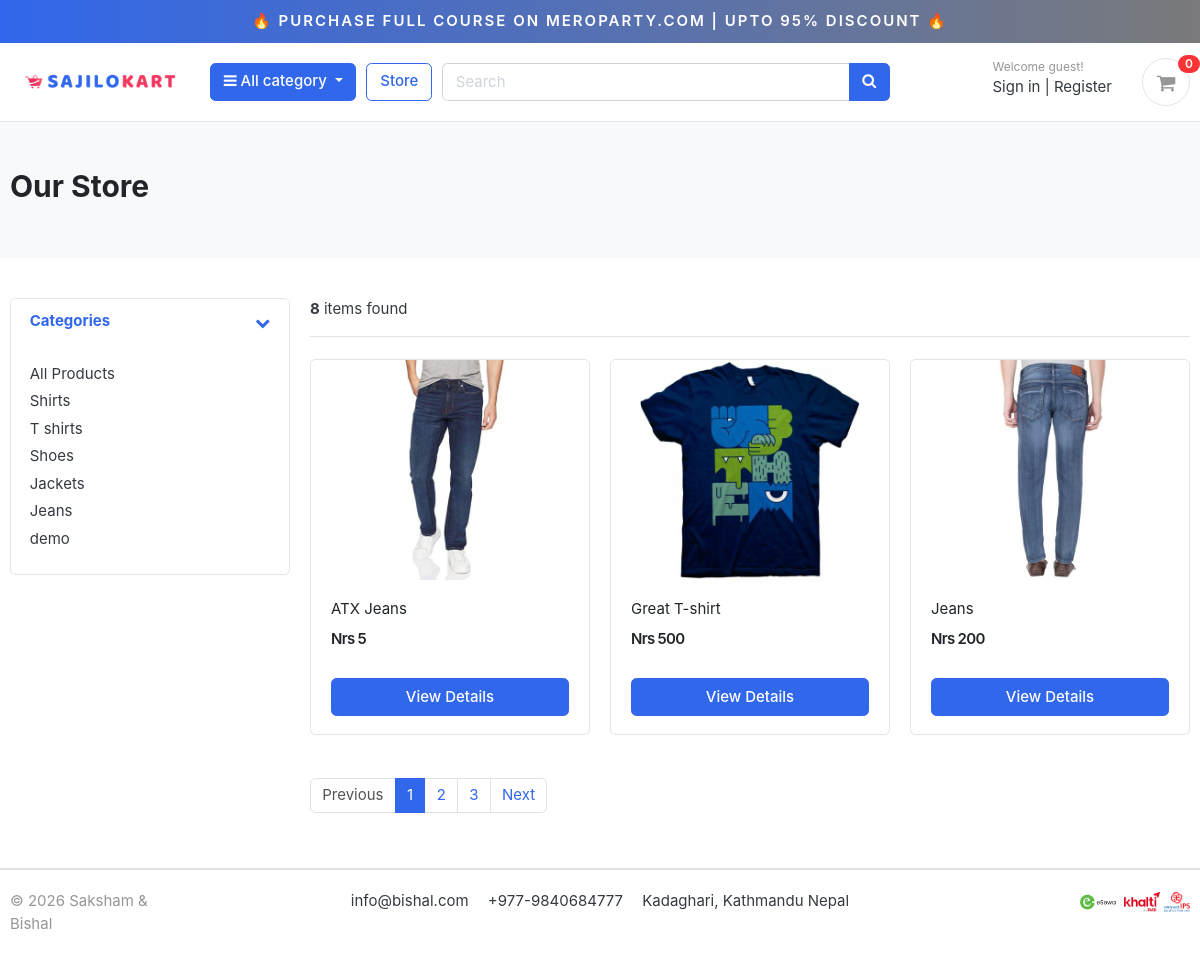
/store/, run on the app's committed database.
### category/models.py (models this page shows, shortened)
class Category(models.Model):
    category_name = models.CharField(max_length=50, unique=True)
    slug = models.SlugField(max_length=100, unique=True)
    description = models.TextField(max_length=255, blank=True)
    cat_image = models.ImageField(upload_to='photos/categories', blank=True)
    class Meta:
        verbose_name = 'category'
        verbose_name_plural = 'categories'
    def get_url(self):
            return reverse('products_by_category', args=[self.slug])

### store/models.py (models this page shows, shortened)
class Product(models.Model):
    product_name    = models.CharField(max_length=200, unique=True)
    slug            = models.SlugField(max_length=200, unique=True)
    description     = models.TextField(max_length=500, blank=True)
    price           = models.IntegerField()
    images          = models.ImageField(upload_to='photos/products')
    stock           = models.IntegerField()
    is_available    = models.BooleanField(default=True)
    category        = models.ForeignKey(Category, on_delete=models.CASCADE)
    created_date    = models.DateTimeField(auto_now_add=True)
    modified_date   = models.DateTimeField(auto_now=True)
    def get_url(self):
        return reverse('product_detail', args=[self.category.slug, self.slug])

### store/views.py (the view)
# urls.py: path('store/', include('store.urls')),
def store(request, category_slug=None):
    categories = None
    products = None
    if category_slug != None:
        categories = get_object_or_404(Category, slug=category_slug)
        products = Product.objects.filter(category=categories, is_available=True)
        paginator = Paginator(products, 1)
        page = request.GET.get('page')
        paged_products = paginator.get_page(page)
        product_count = products.count()
    else:
        products = Product.objects.all().filter(is_available=True).order_by('id')
        paginator = Paginator(products, 3)
        page = request.GET.get('page')
        paged_products = paginator.get_page(page)
        product_count = products.count()
    context = {
        'products': paged_products,
        'product_count': product_count,
    }
    return render(request, 'store/store.html', context)

### carts/context_processors.py (called while the page is built)
def counter(request):
    cart_count = 0
    if 'admin' in request.path:
        return {}
    else:
        try:
            cart = Cart.objects.filter(cart_id=_cart_id(request))
            if request.user.is_authenticated:
                cart_items = CartItem.objects.all().filter(user=request.user)
            else:
                cart_items = CartItem.objects.all().filter(cart=cart[:1])
            for cart_item in cart_items:
                cart_count += cart_item.quantity
        except Cart.DoesNotExist:
            cart_count = 0
    return dict(cart_count=cart_count)

### carts/views.py (called while the page is built)
def _cart_id(request):
    cart = request.session.session_key
    if not cart:
        cart = request.session.create()
    return cart

### category/context_processors.py (called while the page is built)
def menu_links(request):
    links = Category.objects.all()
    return dict(links=links)

### templates/store/store.html
{% extends 'base.html' %}
{% load static %}
{% block content %}
<section class="section-pagetop bg">
<div class="container">
	{% if 'search' in request.path %}
		<h2 class="title-page">Search Result</h2>
	{% else %}
		<h2 class="title-page">Our Store</h2>
	{% endif %}
</div>
</section>
<section class="section-content padding-y">
<div class="container">
<div class="row">
	<aside class="col-md-3">
<div class="card">
	<article class="filter-group">
		<header class="card-header">
			<a href="#" data-toggle="collapse" data-target="#collapse_1" aria-expanded="true" class="">
				<i class="icon-control fa fa-chevron-down"></i>
				<h6 class="title">Categories</h6>
			</a>
		</header>
		<div class="filter-content collapse show" id="collapse_1" style="">
			<div class="card-body">
				<ul class="list-menu">
					<li><a href="{% url 'store' %}">All Products  </a></li>
					{% for category in links %}
				<li><a href="{{ category.get_url }}">{{ category.category_name }}  </a></li>
					{% endfor %}
				</ul>
			</div>
		</div>
	</article>
</div>
	</aside>
	<main class="col-md-9">
<header class="border-bottom mb-4 pb-3">
		<div class="form-inline">
			<span class="mr-md-auto"><b>{{ product_count }}</b> items found </span>
		</div>
</header>
<div class="row">
	{% if products %}
	{% for product in products %}
	<div class="col-md-4">
		<figure class="card card-product-grid">
			<div class="img-wrap">
				<a href="{{ product.get_url }}"><img src="{{ product.images.url }}"></a>
			</div>
			<figcaption class="info-wrap">
				<div class="fix-height">
					<a href="{{ product.get_url }}" class="title">{{ product.product_name }}</a>
					<div class="price-wrap mt-2">
						<span class="price">Nrs {{ product.price }}</span>
					</div>
				</div>
				<a href="{{ product.get_url }}" class="btn btn-block btn-primary">View Details </a>
			</figcaption>
		</figure>
	</div>
	{% endfor %}
	{% else %}
	<div>
		<h2>No result found. Please try again.</h2>
	</div>
	{% endif %}
</div>
<nav class="mt-4" aria-label="Page navigation sample">
	{% if products.has_other_pages %}
	  <ul class="pagination">
			{% if products.has_previous %}
	    <li class="page-item"><a class="page-link" href="?page={{products.previous_page_number}}">Previous</a></li>
			{% else %}
			<li class="page-item disabled"><a class="page-link" href="#">Previous</a></li>
			{% endif %}
			{% for i in products.paginator.page_range %}
				{% if products.number == i %}
	    		<li class="page-item active"><a class="page-link" href="#">{{i}}</a></li>
				{% else %}
					<li class="page-item"><a class="page-link" href="?page={{i}}">{{i}}</a></li>
				{% endif %}
	    {% endfor %}
			{% if products.has_next %}
	    	<li class="page-item"><a class="page-link" href="?page={{products.next_page_number}}">Next</a></li>
			{% else %}
				<li class="page-item disabled"><a class="page-link" href="#">Next</a></li>
			{% endif %}
	  </ul>
	{% endif %}
</nav>
	</main>
</div>
</div>
</section>
{% endblock %}

### static/css/ui.css (style rules this page uses)
html { font-family: "Inter", sans-serif; font-size: 15px; }
.img-wrap { text-align: center; display: block; }
.img-wrap img { max-width: 100%; }
.price-wrap { letter-spacing: -0.7px; }
.padding-y { padding-top: 40px; padding-bottom: 40px; }
figure { margin-bottom: 0; }
article:after, .form-group:after { display: block; clear: both; content: ""; }
.bg { background-color: #f8f9fa; }
.title-page { color: #212529; }
[class*=list-] li:after { visibility: hidden; display: block; content: ""; overflow: hidden; height: 0; clear: both; }
.list-menu { list-style: none; margin: 0; padding-left: 0; }
.list-menu li { margin-bottom: 5px; }
.list-menu a { color: #343a40; }
[class*=card-product] a.title { color: #212529; display: block; }
[class*=card-product] .img-wrap { overflow: hidden; position: relative; }
[class*=card-product] .img-wrap img { height: 100%; max-width: 100%; width: auto; display: inline-block; -o-object-fit: cover; object-fit: cover; }
.card-product-grid { margin-bottom: 20px; }
.card-product-grid .img-wrap { border-radius: 0.2rem 0.2rem 0 0; height: 220px; }
.card-product-grid .info-wrap { overflow: hidden; padding: 18px 20px; }
.card-product-grid .fix-height { height: 80px; overflow: hidden; }
.card .img-wrap { overflow: hidden; }
.price { font-weight: 600; color: #212529; }
.icon-control { margin-top: 5px; float: right; font-size: 80%; }
.card-header .title { margin-bottom: 0; line-height: 1.5; }
.filter-group { border-bottom: 1px solid #e4e4e4; }
.filter-group .card-header { border-bottom: 0; }
.filter-group:last-child { border-bottom: 0; }
.section-pagetop { padding: 45px 0; }

### data on the page
Category: category_name "Shirts"
Category: category_name "T shirts"
Category: category_name "Shoes"
Category: category_name "Jackets"
Category: category_name "Jeans"
Category: category_name "demo"
Product: images (picture), product_name "ATX Jeans", price "5"
Product: images (picture), product_name "Great T-shirt", price "500"
Product: images (picture), product_name "Jeans", price "200"

### other printed values
{{ cart_count }} "0"
{{ product_count }} "8"
{{ i }} "1"
{{ i }} "2" "3"
